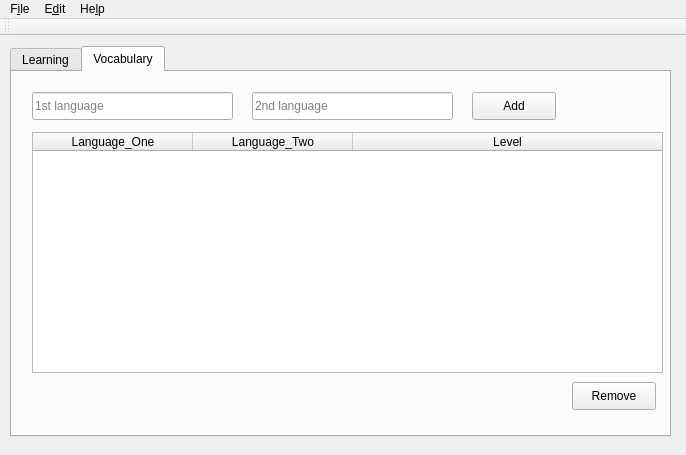
<?xml version="1.0" encoding="UTF-8"?>
<ui version="4.0">
 <class>MainWindow</class>
 <widget class="QMainWindow" name="MainWindow">
  <property name="geometry">
   <rect>
    <x>0</x>
    <y>0</y>
    <width>686</width>
    <height>455</height>
   </rect>
  </property>
  <property name="windowTitle">
   <string>MainWindow</string>
  </property>
  <widget class="QWidget" name="centralWidget">
   <widget class="QTabWidget" name="tabWidget">
    <property name="geometry">
     <rect>
      <x>10</x>
      <y>10</y>
      <width>661</width>
      <height>391</height>
     </rect>
    </property>
    <property name="sizePolicy">
     <sizepolicy hsizetype="Expanding" vsizetype="Expanding">
      <horstretch>0</horstretch>
      <verstretch>0</verstretch>
     </sizepolicy>
    </property>
    <property name="currentIndex">
     <number>1</number>
    </property>
    <widget class="QWidget" name="tab1">
     <attribute name="title">
      <string>Learning</string>
     </attribute>
     <widget class="QWidget" name="layoutWidget">
      <property name="geometry">
       <rect>
        <x>11</x>
        <y>1</y>
        <width>641</width>
        <height>221</height>
       </rect>
      </property>
      <layout class="QGridLayout" name="gridLayout">
       <property name="sizeConstraint">
        <enum>QLayout::SetNoConstraint</enum>
       </property>
       <item row="3" column="0" colspan="2">
        <layout class="QHBoxLayout" name="horizontalLayout">
         <item>
          <widget class="QLineEdit" name="lineEdit_1">
           <property name="sizePolicy">
            <sizepolicy hsizetype="Expanding" vsizetype="Preferred">
             <horstretch>0</horstretch>
             <verstretch>0</verstretch>
            </sizepolicy>
           </property>
          </widget>
         </item>
         <item>
          <widget class="QLineEdit" name="lineEdit_2">
           <property name="sizePolicy">
            <sizepolicy hsizetype="Expanding" vsizetype="Preferred">
             <horstretch>0</horstretch>
             <verstretch>0</verstretch>
            </sizepolicy>
           </property>
          </widget>
         </item>
        </layout>
       </item>
       <item row="2" column="0">
        <widget class="QLabel" name="language1">
         <property name="minimumSize">
          <size>
           <width>320</width>
           <height>0</height>
          </size>
         </property>
         <property name="font">
          <font>
           <pointsize>14</pointsize>
           <weight>75</weight>
           <italic>true</italic>
           <bold>true</bold>
          </font>
         </property>
         <property name="text">
          <string>Language1</string>
         </property>
        </widget>
       </item>
       <item row="0" column="1">
        <layout class="QHBoxLayout" name="horizontalLayout_2">
         <item>
          <layout class="QVBoxLayout" name="verticalLayout_2">
           <item>
            <widget class="QPushButton" name="startLearningButton">
             <property name="maximumSize">
              <size>
               <width>16777215</width>
               <height>30</height>
              </size>
             </property>
             <property name="text">
              <string>Start Learning</string>
             </property>
             <property name="autoDefault">
              <bool>true</bool>
             </property>
             <property name="default">
              <bool>true</bool>
             </property>
            </widget>
           </item>
           <item>
            <layout class="QHBoxLayout" name="horizontalLayout_4">
             <item>
              <widget class="QLabel" name="levelLabel">
               <property name="minimumSize">
                <size>
                 <width>0</width>
                 <height>35</height>
                </size>
               </property>
               <property name="maximumSize">
                <size>
                 <width>16777215</width>
                 <height>40</height>
                </size>
               </property>
               <property name="font">
                <font>
                 <pointsize>14</pointsize>
                 <weight>75</weight>
                 <bold>true</bold>
                </font>
               </property>
               <property name="frameShape">
                <enum>QFrame::Box</enum>
               </property>
               <property name="text">
                <string> Level</string>
               </property>
               <property name="alignment">
                <set>Qt::AlignLeading|Qt::AlignLeft|Qt::AlignVCenter</set>
               </property>
              </widget>
             </item>
             <item>
              <widget class="QLabel" name="levelText">
               <property name="minimumSize">
                <size>
                 <width>0</width>
                 <height>35</height>
                </size>
               </property>
               <property name="font">
                <font>
                 <pointsize>14</pointsize>
                 <weight>75</weight>
                 <bold>true</bold>
                </font>
               </property>
               <property name="text">
                <string>1</string>
               </property>
               <property name="alignment">
                <set>Qt::AlignCenter</set>
               </property>
              </widget>
             </item>
            </layout>
           </item>
          </layout>
         </item>
        </layout>
       </item>
       <item row="1" column="1">
        <spacer name="verticalSpacer">
         <property name="orientation">
          <enum>Qt::Vertical</enum>
         </property>
         <property name="sizeType">
          <enum>QSizePolicy::Preferred</enum>
         </property>
         <property name="sizeHint" stdset="0">
          <size>
           <width>20</width>
           <height>40</height>
          </size>
         </property>
        </spacer>
       </item>
       <item row="2" column="1">
        <widget class="QLabel" name="language2">
         <property name="font">
          <font>
           <pointsize>14</pointsize>
           <weight>75</weight>
           <italic>true</italic>
           <bold>true</bold>
          </font>
         </property>
         <property name="text">
          <string>Language2</string>
         </property>
        </widget>
       </item>
       <item row="1" column="0">
        <spacer name="verticalSpacer_2">
         <property name="orientation">
          <enum>Qt::Vertical</enum>
         </property>
         <property name="sizeType">
          <enum>QSizePolicy::Preferred</enum>
         </property>
         <property name="sizeHint" stdset="0">
          <size>
           <width>20</width>
           <height>60</height>
          </size>
         </property>
        </spacer>
       </item>
       <item row="0" column="0">
        <layout class="QHBoxLayout" name="horizontalLayout_3">
         <item>
          <widget class="QLabel" name="vocabsLearnedLabel">
           <property name="minimumSize">
            <size>
             <width>0</width>
             <height>50</height>
            </size>
           </property>
           <property name="maximumSize">
            <size>
             <width>250</width>
             <height>16777215</height>
            </size>
           </property>
           <property name="font">
            <font>
             <pointsize>14</pointsize>
             <weight>75</weight>
             <bold>true</bold>
            </font>
           </property>
           <property name="frameShape">
            <enum>QFrame::NoFrame</enum>
           </property>
           <property name="text">
            <string>Words learned in current session:</string>
           </property>
           <property name="alignment">
            <set>Qt::AlignCenter</set>
           </property>
           <property name="wordWrap">
            <bool>true</bool>
           </property>
          </widget>
         </item>
         <item>
          <widget class="QLabel" name="vocabsLearned">
           <property name="minimumSize">
            <size>
             <width>0</width>
             <height>50</height>
            </size>
           </property>
           <property name="maximumSize">
            <size>
             <width>120</width>
             <height>16777215</height>
            </size>
           </property>
           <property name="font">
            <font>
             <pointsize>14</pointsize>
             <weight>75</weight>
             <bold>true</bold>
            </font>
           </property>
           <property name="frameShape">
            <enum>QFrame::NoFrame</enum>
           </property>
           <property name="text">
            <string>0</string>
           </property>
           <property name="alignment">
            <set>Qt::AlignCenter</set>
           </property>
           <property name="wordWrap">
            <bool>true</bool>
           </property>
          </widget>
         </item>
        </layout>
       </item>
      </layout>
     </widget>
     <widget class="QPushButton" name="howeverTrueButton">
      <property name="geometry">
       <rect>
        <x>50</x>
        <y>290</y>
        <width>151</width>
        <height>51</height>
       </rect>
      </property>
      <property name="text">
       <string>I had the 
right answer</string>
      </property>
      <property name="autoDefault">
       <bool>true</bool>
      </property>
      <property name="default">
       <bool>true</bool>
      </property>
     </widget>
     <widget class="QLabel" name="solutionLabel">
      <property name="geometry">
       <rect>
        <x>220</x>
        <y>290</y>
        <width>421</width>
        <height>51</height>
       </rect>
      </property>
      <property name="font">
       <font>
        <pointsize>14</pointsize>
        <weight>50</weight>
        <italic>true</italic>
        <bold>false</bold>
       </font>
      </property>
      <property name="text">
       <string>Solution</string>
      </property>
     </widget>
     <widget class="QLabel" name="assertionLabel">
      <property name="geometry">
       <rect>
        <x>336</x>
        <y>230</y>
        <width>291</width>
        <height>25</height>
       </rect>
      </property>
      <property name="font">
       <font>
        <pointsize>14</pointsize>
        <weight>75</weight>
        <bold>true</bold>
       </font>
      </property>
      <property name="text">
       <string>Right / Wrong</string>
      </property>
     </widget>
     <widget class="QPushButton" name="continueButton">
      <property name="geometry">
       <rect>
        <x>50</x>
        <y>230</y>
        <width>151</width>
        <height>31</height>
       </rect>
      </property>
      <property name="text">
       <string>Continue</string>
      </property>
      <property name="autoDefault">
       <bool>true</bool>
      </property>
      <property name="default">
       <bool>true</bool>
      </property>
     </widget>
    </widget>
    <widget class="QWidget" name="tab_2">
     <attribute name="title">
      <string>Vocabulary</string>
     </attribute>
     <widget class="QTableWidget" name="mainTable">
      <property name="geometry">
       <rect>
        <x>20</x>
        <y>60</y>
        <width>631</width>
        <height>241</height>
       </rect>
      </property>
      <attribute name="horizontalHeaderDefaultSectionSize">
       <number>160</number>
      </attribute>
      <attribute name="horizontalHeaderStretchLastSection">
       <bool>true</bool>
      </attribute>
      <attribute name="verticalHeaderStretchLastSection">
       <bool>false</bool>
      </attribute>
      <column>
       <property name="text">
        <string>Language_One</string>
       </property>
      </column>
      <column>
       <property name="text">
        <string>Language_Two</string>
       </property>
      </column>
      <column>
       <property name="text">
        <string>Level</string>
       </property>
      </column>
     </widget>
     <widget class="QLineEdit" name="voc1LineEdit">
      <property name="geometry">
       <rect>
        <x>20</x>
        <y>20</y>
        <width>201</width>
        <height>28</height>
       </rect>
      </property>
      <property name="placeholderText">
       <string>1st language</string>
      </property>
     </widget>
     <widget class="QLineEdit" name="voc2LineEdit">
      <property name="geometry">
       <rect>
        <x>240</x>
        <y>20</y>
        <width>201</width>
        <height>28</height>
       </rect>
      </property>
      <property name="placeholderText">
       <string>2nd language</string>
      </property>
     </widget>
     <widget class="QPushButton" name="addVocButton">
      <property name="geometry">
       <rect>
        <x>460</x>
        <y>20</y>
        <width>84</width>
        <height>28</height>
       </rect>
      </property>
      <property name="toolTip">
       <string>Add vocabulary pair</string>
      </property>
      <property name="text">
       <string>Add</string>
      </property>
     </widget>
     <widget class="QPushButton" name="removeRowButton">
      <property name="geometry">
       <rect>
        <x>560</x>
        <y>310</y>
        <width>84</width>
        <height>28</height>
       </rect>
      </property>
      <property name="toolTip">
       <string>Remove vocabulary pair</string>
      </property>
      <property name="text">
       <string>Remove</string>
      </property>
     </widget>
    </widget>
   </widget>
  </widget>
  <widget class="QMenuBar" name="menuBar">
   <property name="geometry">
    <rect>
     <x>0</x>
     <y>0</y>
     <width>686</width>
     <height>28</height>
    </rect>
   </property>
   <widget class="QMenu" name="menuFile">
    <property name="title">
     <string>F&amp;ile</string>
    </property>
    <addaction name="actionImport"/>
    <addaction name="actionExport"/>
    <addaction name="separator"/>
    <addaction name="actionExit"/>
   </widget>
   <widget class="QMenu" name="menuHelp">
    <property name="title">
     <string>He&amp;lp</string>
    </property>
    <addaction name="actionAbout"/>
   </widget>
   <widget class="QMenu" name="menuEdit">
    <property name="title">
     <string>E&amp;dit</string>
    </property>
    <addaction name="actionPreferences"/>
   </widget>
   <addaction name="menuFile"/>
   <addaction name="menuEdit"/>
   <addaction name="menuHelp"/>
  </widget>
  <widget class="QToolBar" name="mainToolBar">
   <attribute name="toolBarArea">
    <enum>TopToolBarArea</enum>
   </attribute>
   <attribute name="toolBarBreak">
    <bool>false</bool>
   </attribute>
  </widget>
  <action name="actionImport">
   <property name="text">
    <string>&amp;Import</string>
   </property>
  </action>
  <action name="actionExport">
   <property name="text">
    <string>&amp;Export</string>
   </property>
  </action>
  <action name="actionExit">
   <property name="text">
    <string>E&amp;xit</string>
   </property>
  </action>
  <action name="actionAbout">
   <property name="text">
    <string>&amp;About</string>
   </property>
  </action>
  <action name="actionPreferences">
   <property name="text">
    <string>&amp;Preferences</string>
   </property>
  </action>
 </widget>
 <layoutdefault spacing="6" margin="11"/>
 <tabstops>
  <tabstop>voc1LineEdit</tabstop>
  <tabstop>voc2LineEdit</tabstop>
  <tabstop>addVocButton</tabstop>
  <tabstop>howeverTrueButton</tabstop>
  <tabstop>startLearningButton</tabstop>
  <tabstop>tabWidget</tabstop>
  <tabstop>lineEdit_2</tabstop>
  <tabstop>continueButton</tabstop>
  <tabstop>removeRowButton</tabstop>
  <tabstop>mainTable</tabstop>
  <tabstop>lineEdit_1</tabstop>
 </tabstops>
 <resources/>
 <connections/>
</ui>
